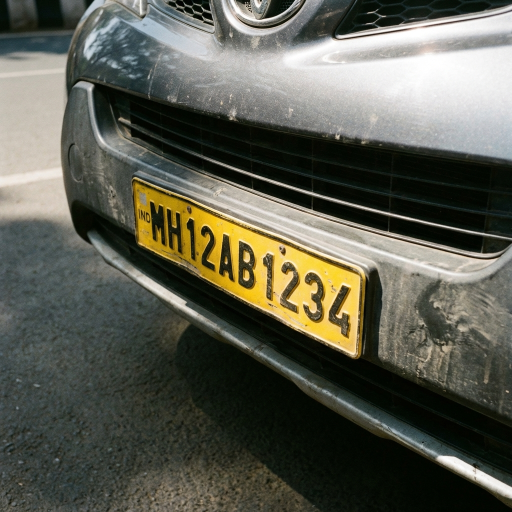
#> input picture generated_plate.png, 1024 x 1024 px (shown at 1/2 size)
$ python -i preprocess.py   (imports and definitions only)
#> lines starting #> are read from the running program, lines starting #| are printed output that depends on the picture; after the words box and inside, x2 and y2 are one past the last pixel; in counts of white or black regions, pixels touching at a corner belong together
#> further down, picture is the input picture: shape (1024, 1024, 3); mean B, G, R 80.5, 92.6, 91.9
"""
Image preprocessing module for Number Plate Detection
Converts raw camera frames into edge-detected images suitable for contour detection
"""

import cv2
import numpy as np
from config import (
    GAUSSIAN_BLUR_KERNEL,
    CANNY_THRESHOLD_1,
    CANNY_THRESHOLD_2,
    MORPH_KERNEL_SIZE
)


# [39 lines left out: function preprocess_frame, not called in this run]


def adaptive_preprocess(frame, use_clahe=False):
    """
    Advanced preprocessing with adaptive techniques for difficult lighting

    Args:
        frame: Input BGR image
        use_clahe: Whether to use CLAHE (for low light conditions)

    Returns:
        edged: Edge detected image
        gray: Grayscale image
    """
#> called with use_clahe = False
    # Convert to grayscale
    gray = cv2.cvtColor(frame, cv2.COLOR_BGR2GRAY)
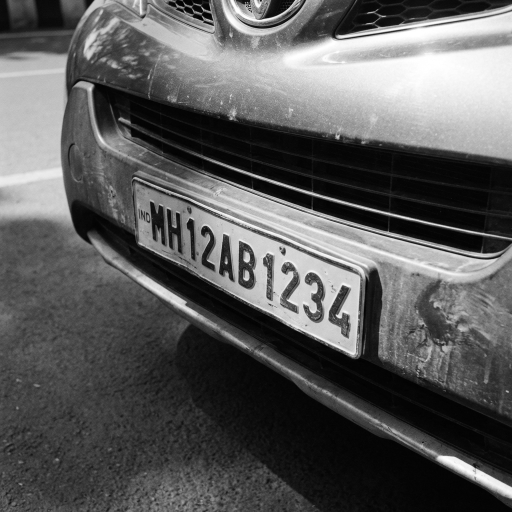
#> gray: shape (1024, 1024) (shown at 1/2 size); min 0, max 255, mean 91

    if use_clahe:
        # CLAHE: Contrast Limited Adaptive Histogram Equalization
        # Improves contrast in low-light conditions
        clahe = cv2.createCLAHE(clipLimit=2.0, tileGridSize=(8, 8))
        gray = clahe.apply(gray)

    # Bilateral filter: Preserves edges while smoothing
    filtered = cv2.bilateralFilter(gray, 11, 17, 17)

    # Adaptive thresholding for varying lighting
    thresh = cv2.adaptiveThreshold(
        filtered,
        255,
        cv2.ADAPTIVE_THRESH_GAUSSIAN_C,
        cv2.THRESH_BINARY,
        11,
        2
    )
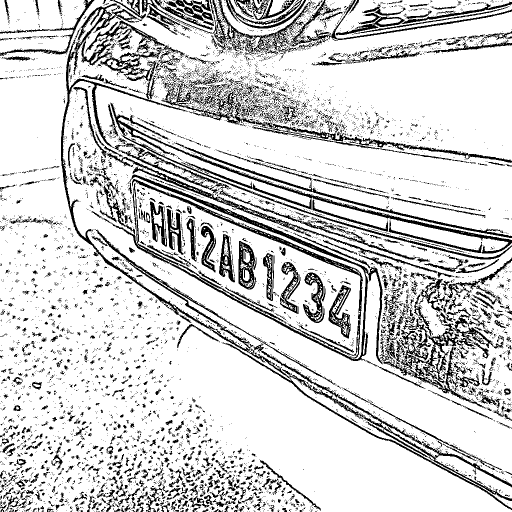
#> thresh: shape (1024, 1024) (shown at 1/2 size); 82.1% white; 7382 black regions (6495 under 20 px), largest, box (x1, y1, x2, y2) and area: (122, 7, 1024, 1020) 19436, (199, 349, 825, 751) 15621, (221, 205, 1024, 519) 10548

    # Edge detection on filtered image
    edged = cv2.Canny(filtered, 30, 200)
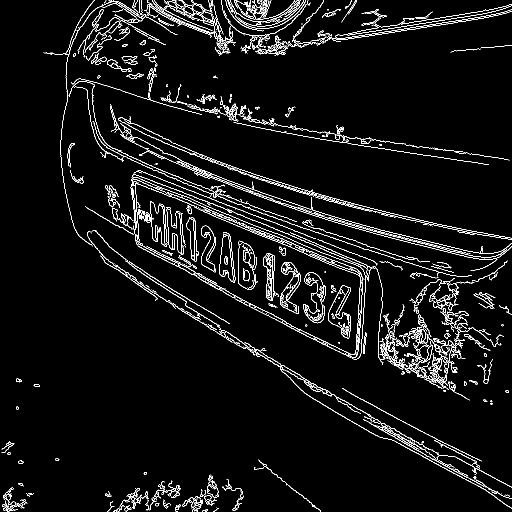
#> edged: shape (1024, 1024) (shown at 1/2 size); 4.8% white in thin lines or dots

    # Dilate edges to make them more prominent
    kernel = np.ones((3, 3), np.uint8)
    edged = cv2.dilate(edged, kernel, iterations=1)
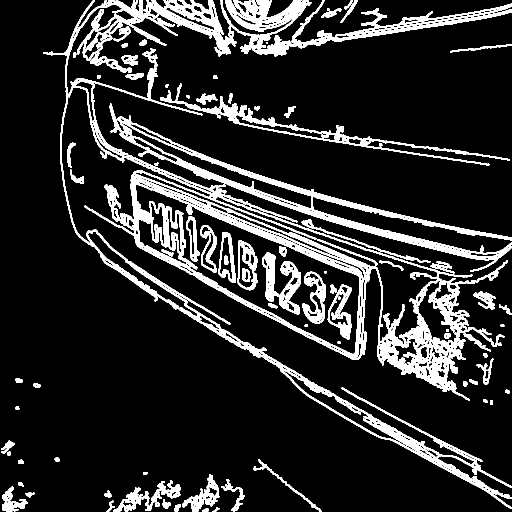
#> edged: shape (1024, 1024) (shown at 1/2 size); 14.9% white; 83 white regions (1 under 20 px), largest, box (x1, y1, x2, y2) and area: (86, 0, 1024, 1018) 98925, (219, 207, 1024, 543) 17839, (320, 167, 1020, 331) 7326

    return edged, gray


# [31 lines left out: function get_visualization, not called in this run]

>>> import cv2
>>> picture = cv2.imread('generated_plate.png')
>>> result = adaptive_preprocess(picture)
